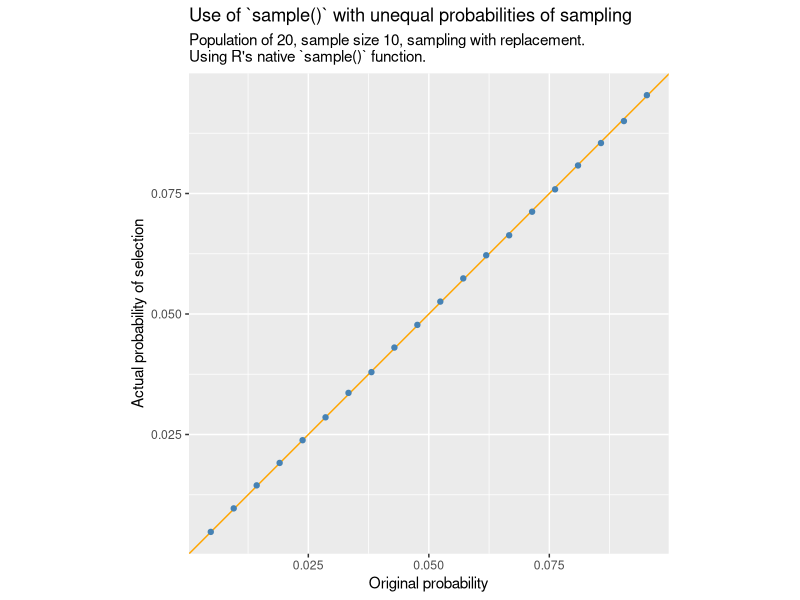
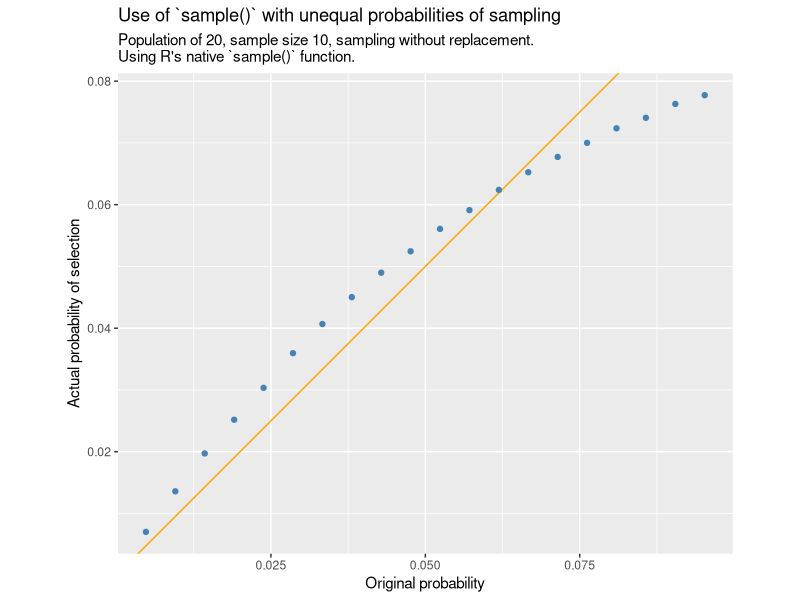
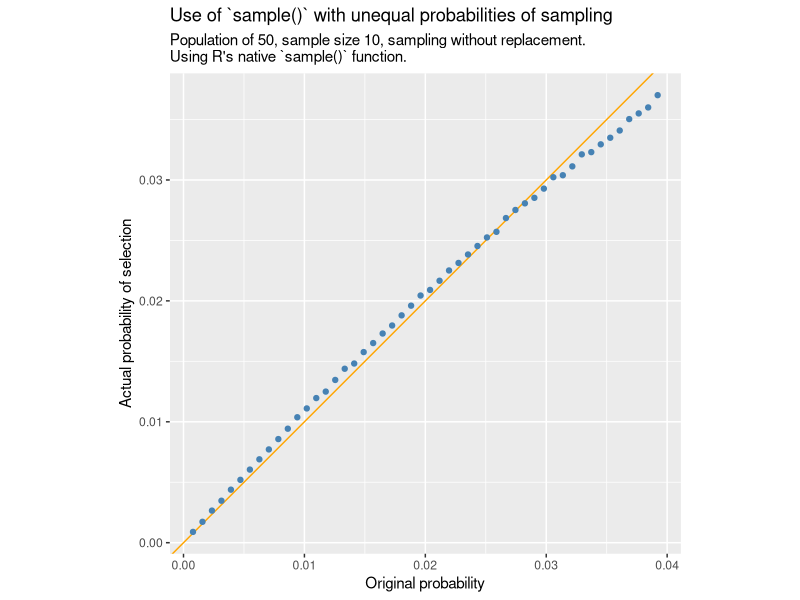
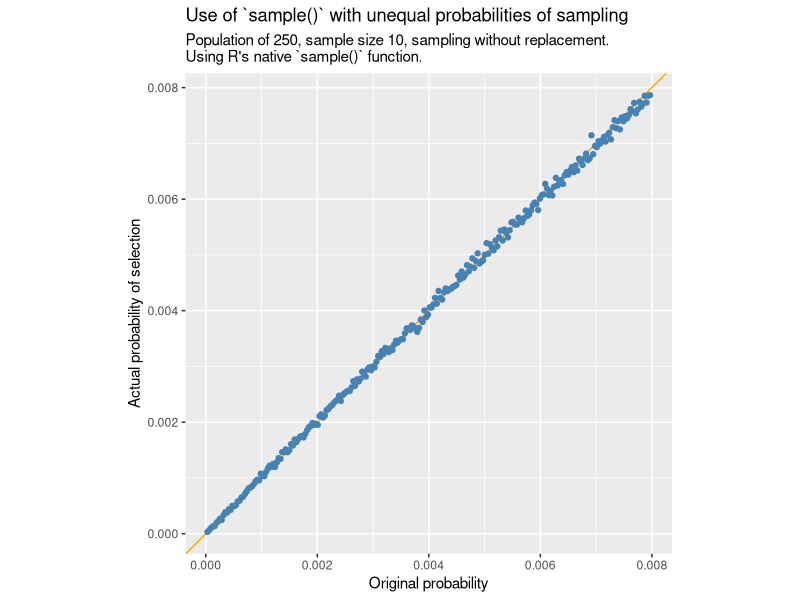
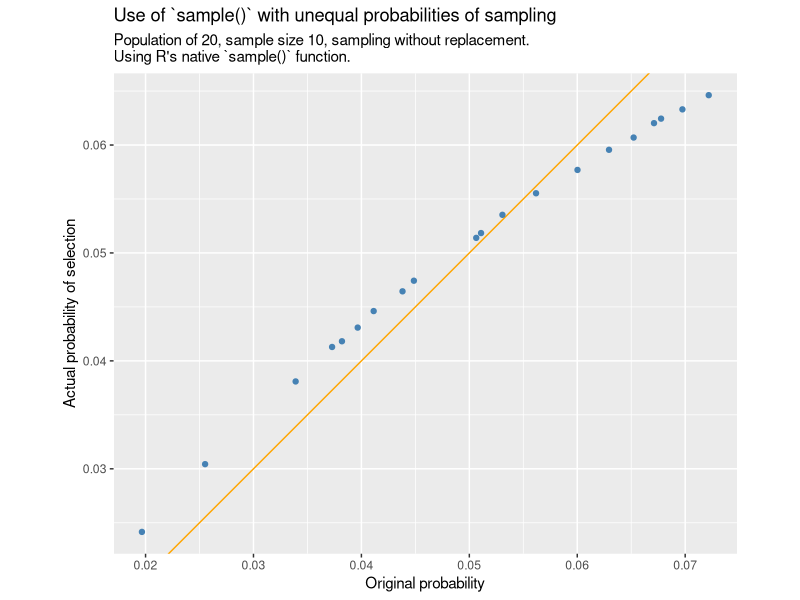
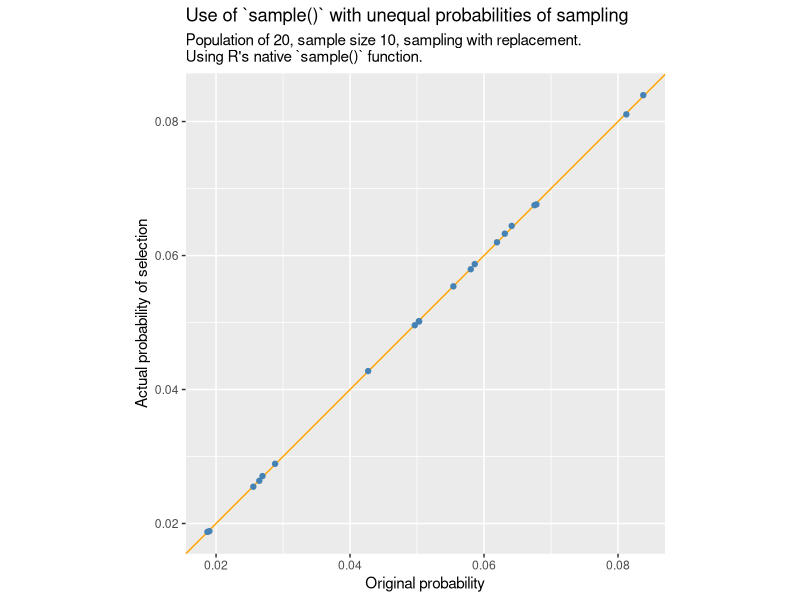
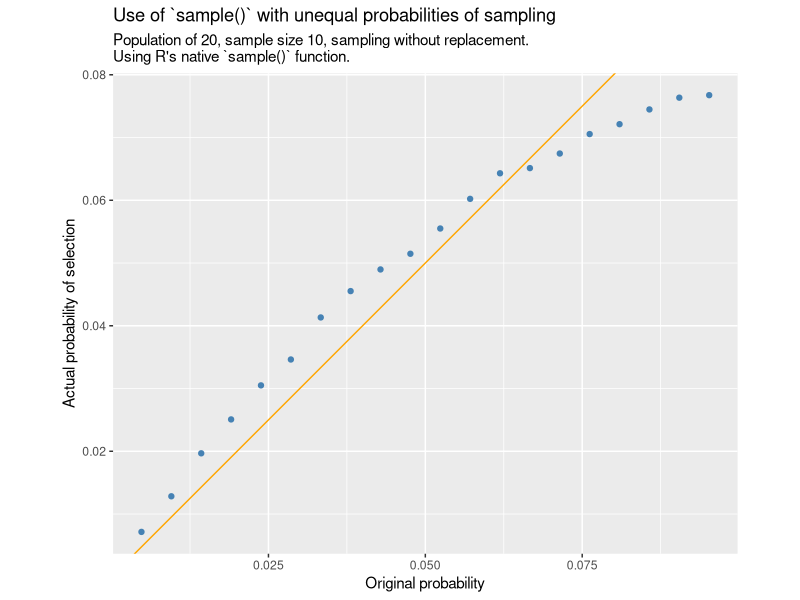
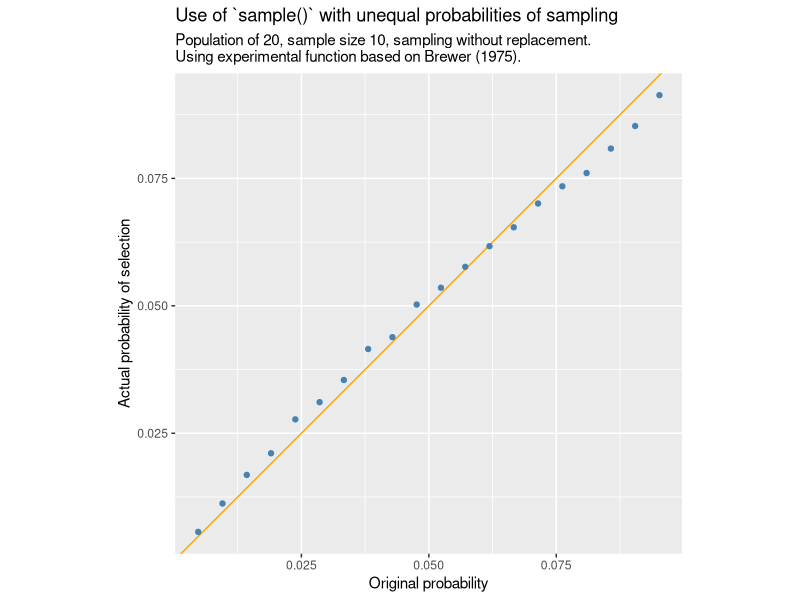

The R source for these figures, in order: (Note: this script raises an error after producing the figures.)

# probabilities of sampling with unequal probability with replacement aren't what
# you thought!
# https://notstatschat.rbind.io/2024/08/26/another-way-to-not-sample-with-replacement/

# see also 
# https://stats.stackexchange.com/questions/110178/brewers-method-for-sampling-with-unequal-probabilities-with-n2

library(tidyverse)
library(glue)
library(GGally)

# TODO - plot should say which sampling method used.
# might want to change how w is set
compare_ppswor <- function(n = 10,
                           N = 20,
                           replace = FALSE,
                           reps = 1e5,
                           prob = 1:N / sum(1:N),
                           FUN = sample){

  x <- paste0("unit", 1:N)
  x <- factor(x, levels = x)
  prob <- prob / sum(prob)
  
  
  samples <- lapply(rep(n, reps), function(size){
    FUN(x, size = size, prob = prob, replace = replace)
    })
  
  s <- ifelse(replace, 'with replacement', 'without replacement')
  m <- ifelse(identical(FUN, sample), "R's native `sample()` function.", "experimental function based on Brewer (1975).")
  
  p <- tibble(
    original = prob,
    selected = as.numeric(table(unlist(samples))) / (reps * n)
  )  |>
    ggplot(aes(x = original, y = selected)) +
    geom_abline(slope = 1 , intercept = 0, colour = "orange") +
    geom_point(colour = "steelblue") +
    labs(x = "Original probability",
         y = "Actual probability of selection",
         subtitle = glue("Population of {N}, sample size {n}, sampling {s}.\nUsing {m}"),
         title = "Use of `sample()` with unequal probabilities of sampling") +
    coord_equal() 
  
  return(p)
}

compare_ppswor(replace = TRUE)
compare_ppswor()
compare_ppswor(N = 50, replace = FALSE)
compare_ppswor(N = 250, replace = FALSE)


compare_ppswor(N = 20, prob= runif(20, 1, 5), replace = FALSE)
compare_ppswor(N = 20, prob= runif(20, 1, 5), replace = TRUE)


#---------Brewer method-------------
# Taken from the answer by StasK at
# https://stats.stackexchange.com/questions/110178/brewers-method-for-sampling-with-unequal-probabilities-with-n2



#' @param p probabilities of remaining units
#' @param n total sample size
#' @param k which unit this is for the sampling of
P <- function(p, n, k){
  r <- n - k + 1
  D <- sum((p * (1 - p)) / (1 - r * p))
  new_p <- p * (1 - p) / (D * (1 - r * p))
  return(new_p)
}

sample_unequal <- function(x, size, prob, replace = FALSE, keep = FALSE){

  if(size > length(x)){
    stop("Sample size cannot be larger than the population of units")
  }
  
  if(replace){
    stop("Only sampling without replacement implemented at this point")
  }
  
  if(size > (1 / max(prob))){
    stop("Sample size cannot be larger than 1 / max(prob)")
  }
  
  d <- tibble(x, prob)
  
  the_sample <- x[NULL]
  remnants <- x
  remnant_p <- prob
  
  for(k in 1:size){
    new_p <- P(remnant_p, size, k)
    
    if(keep){
      d2 <- tibble(x = remnants, prob = new_p)
      names(d2)[2] <- paste0("k", k)
      d <- d |>
        left_join(d2, by = "x")
    }
    
    if(min(new_p) < 0){
      warning("Some negative probabilities returned")
      new_p <- pmax(0, new_p)
    }
    
    latest_sample <- sample(remnants, size = 1, prob = new_p)
    which_chosen <- which(remnants == latest_sample)
    remnants <- remnants[-which_chosen]
    remnant_p <- remnant_p[-which_chosen]
    the_sample <- c(the_sample, latest_sample)
    
      }
  
  if(keep){
    return(list(the_sample = the_sample, d = d)) 
  } else {
    return(the_sample)
  }
}  


compare_ppswor(FUN = sample, reps = 4000)
# there is still some systematic bias in the new method, but it is much better:
compare_ppswor(FUN = sample_unequal, reps = 4000)
compare_ppswor(FUN = sample_unequal, reps = 10000, prob = runif(20, 1, 10))

compare_ppswor(n = 5, FUN = sample_unequal, reps = 1000)
compare_ppswor(n = 10, FUN = sample_unequal, reps = 1000)

# doesn't work when sample gets more than 50% of N in our default case
compare_ppswor(n = 11, FUN = sample_unequal, reps = 1000)

# with other probabilities with less variance it's ok
compare_ppswor(n = 11, FUN = sample_unequal, reps = 1000, prob = runif(20, 1, 10))
compare_ppswor(n = 13, FUN = sample_unequal, reps = 1000, prob = runif(20, 1, 10))
compare_ppswor(n = 14, FUN = sample_unequal, reps = 1000, prob = runif(20, 1, 10))

# as StasK says in the comments on cross-validated, if 1-rp < 0
# For us that happens when sample is more thna 50% but that's
# just because of how our p is defined
# there is a significant problem

#----------------------closer look at an example---------------
N = 20
x <- paste0("unit", 1:N)
x <- factor(x, levels = x)
p <- 1:N / sum(1:N)
stopifnot(round(sum(P(p, 10, 1)), 2) == 1)

y <- sample_unequal(x, 10, p, keep = TRUE)

apply(y$d[,-1], 2, sum, na.rm = TRUE)



compare_ppswor(FUN = sample_unequal, reps = 1000)

compare_ppswor(FUN = sample, reps = 10000)
# there is still some systematic bias in the new method, but it is much better:
compare_ppswor(FUN = sample_unequal, reps = 10000)


y$d[ , -1] |>
  ggpairs()


par(mfrow = c(2,2), bty = "l", pch = 19, family = "Calibri", 
    col = "steelblue", font.main = 1)

plot(p, P(p, 1, 1), main = "Sample size = 1", xlab = ""); abline(0, 1)
plot(p, P(p, 5, 1), main = "Sample size = 5", xlab = ""); abline(0, 1)
plot(p, P(p, 10, 1), main = "Sample size = 10"); abline(0, 1)
plot(p, P(p, 20, 1), main = "Sample size = 20"); abline(0, 1)



P(p, 10, 1)
P(p, 11, 1)

#-------------larger population and sample-----

N = 2000
x <- paste0("unit", 1:N)
x <- factor(x, levels = x)
p <- 1:N / sum(1:N)

# works ok
sample_unequal(x, size = 1000, p, keep = FALSE)

# doesn';t because this is when the 1-rp < 0
sample_unequal(x, size = 1001, p, keep = FALSE)

# with less variation in the weights
set.seed(123)
p2 <- runif(N, 1, 5)
p2 <- p2 / sum(p2)
sample_unequal(x, size = 1001, p2, keep = FALSE)
1/max(p2) 
sample_unequal(x, size = 1150, p2, keep = FALSE)
sample_unequal(x, size = 1200, p2, keep = FALSE)

min(P(p2, 1190, 1))
